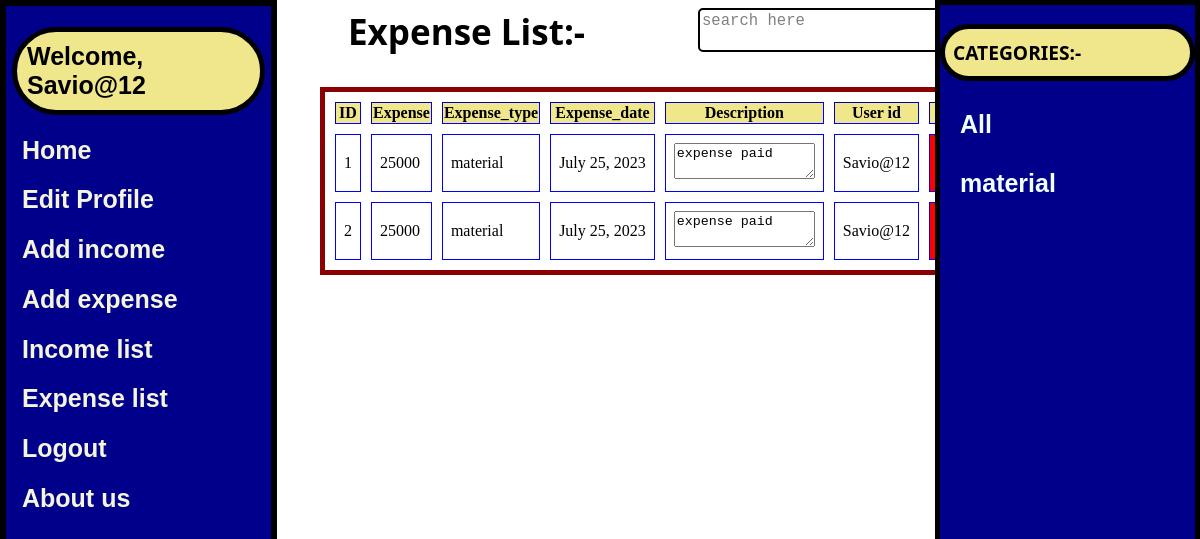
/expenselist (signed in), run on the app's committed database.
### expense/models.py (models this page shows)
class Expense(models.Model):
    expense=models.IntegerField()
    expense_type=models.CharField(max_length=30)
    expense_date=models.DateField()
    description=models.TextField(max_length=30)
    user=models.ForeignKey(User,on_delete=models.CASCADE)
    class Meta:
        db_table='Expense'

### expense/views.py (the view)
# urls.py: path('expenselist',v.data2,name='list'),
def data2(request):
    uid=request.session.get('uid')
    elist=Expense.objects.filter(user=uid)       #object is the manager for emp and for all the data of all users. user will be assigned uid i.e user=uid
    expt=set()
    for i in elist:
        expt.add(i.expense_type)
    d={'s':elist,'expt':expt}                    # s has all the data
    return render(request,'db3.html',d)

### expense/templates/db3.html (shortened to what this page needs)
{%extends 'sidebar.html'%}
{%block body%}
{%load static%}
    <link rel="stylesheet" href="{%static 'css/expenselist.css'%}">
<form method="post" action="{% url 'expense_search' %}">
    <span class="income"><b>Expense List:-</b></span>
    <textarea name="srch" id="search11" cols="30" rows="2" placeholder="search here " ></textarea>
    <button id="icon"></button>
</form>
<table border="5" cellspacing='10' style="border: solid 5px darkred;" class="tab" >
    <tr>
    <th>ID</th>
    <th>Expense</th>
    <th>Expense_type</th>
    <th>Expense_date</th>
    <th>Description</th>
    <th>User id</th>
    <th colspan="3">Action</th>
</tr>
{%for i in s%}
    <tr>
        <td>{{i.id}}</td>
        <td>{{i.expense}}</td>
        <td>{{i.expense_type}}</td>
        <td>{{i.expense_date}}</td>
        <td><textarea name="" id="" cols="15" rows="2">{{i.description}}</textarea></td>
        <td>{{i.user}}</td>
        <td class="del"><a href="deleteE/{{i.id}}">delete</a></td>
        <td class="edi"><a href="editE/{{i.id}}">edit</a></td>
        <td class="pay1"><a href="pay">pay</a></td>
    </tr>
{%endfor%}
</table>
<div class="rside">
    <p class="categ"><b>CATEGORIES:-</b></p>
    <h2><a href="{%url 'list' %}">All</a></h2>
    {%for i in expt%}
    <h2><a href="{%url 'ext' i%}">{{i}}</a></h2>
    {%endfor%}
</div>
{%endblock%}

### account/templates/sidebar.html (shortened to what this page needs)
<!DOCTYPE html>
<html lang="en">
<head>
</head>
<body>
    {%load static%}
    <link rel="stylesheet" href="{%static 'css/style.css'%}">
    <div class="side">
    {%if user.is_authenticated %}
    <h2><p>Welcome, {{user}}</p></h2>
    <h2><a href="/">Home</a></h2>
    <h2><a href="edit_profile">Edit Profile</a></h2>
    <h2><a href="inc">Add income</a></h2>
    <h2><a href="addexpense">Add expense</a></h2>
    <h2><a href="incomelist">Income list</a></h2>
    <h2><a href="expenselist">Expense list</a></h2>
    <h2><a href="logout1">Logout</a></h2>
      {%else%}
      <h2><a href="/">Home</a></h2>
        <h2><a href="reg">Registration Form</a></h2>
        <h2><a href="login_link">Login</a></h2>
    {%endif%}
        <h2><a href="about">About us</a></h2>
    </div>
    <div class="main">
        {%block body%}
        {%endblock%}
    </div>
</body>
</html>

### account/static/css/style.css (style rules this page uses)
.side { width: 265px; height: 100%; background-color: darkblue; position: fixed; top: 0%; border: 6px solid rgb(0, 0, 0); left: 0%; }
h2 { font-size: 25px; font-family:'Franklin Gothic Medium', 'Arial Narrow', Arial, sans-serif; }
.main { margin-left: 200px; padding-left: 140px; }
.side a { margin: 6px; padding: 10px; color: beige; text-decoration: none; }
h2 p { margin: 6px; padding: 10px; background-color: khaki; color: black; border: solid 5px rgb(0, 0, 0); border-radius: 100px; }

### account/static/css/expenselist.css (style rules this page uses)
th { color: black; background-color: khaki; }
.tab { position: absolute; left: 320px; }
#search11 { background-color:rgb(255, 255, 255); color: rgb(0, 0, 0); border: 2px solid black; border-radius: 5px; font-size: larger; display: flex; margin-left: 350px; margin-top: 0%; }
#icon { padding: 8px; position: relative; border: 2px solid black; border-radius: 5px; left: 650px; background-color: skyblue; bottom: 40px; }
#search11::placeholder { color: gray; }
span { font-size: 35px; position: absolute; font-family:'Segoe UI', Tahoma, Geneva, Verdana, sans-serif; }
.categ { font-family: 'Segoe UI', Tahoma, Geneva, Verdana, sans-serif; }
.rside { width: 255px; height: 100%; background-color: darkblue; border: 5px solid black; position: fixed; top: 0%; right: 0%; }
.rside a { color: azure; text-decoration: none; }
.rside h2 { padding: 10px; margin: 10px; color:khaki; }
.rside p { color: black; padding: 10px 8px; font-size: larger; background-color: khaki; border: solid 5px black; border-radius: 155px; }
td, tr { padding: 8px; border: 1px solid blue; }
.del { text-decoration: none; background-color: red; color: white; }
.del a { text-decoration: none; color: white; }
.edi { text-decoration: none; background-color:yellow; color: white; }
.edi a { text-decoration: none; color: black; }
.pay1 { text-decoration: none; color: black; background-color: rgb(0, 251, 0); }

### data on the page
Expense: id "1", expense "25000", expense_type "material", expense_date "July 25, 2023", description "expense paid", user "Savio@12", expt "material"
Expense: id "2", expense "25000", expense_type "material", expense_date "July 25, 2023", description "expense paid", user "Savio@12"

### other printed values
{{ user }} "Savio@12"
